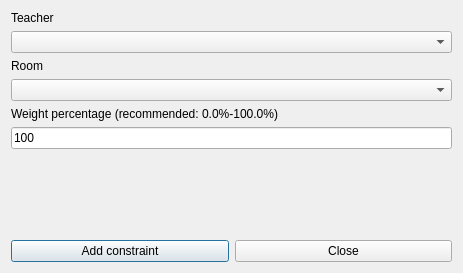
<?xml version="1.0" encoding="UTF-8"?>
<ui version="4.0">
 <class>AddConstraintTeacherHomeRoomForm_template</class>
 <widget class="QDialog" name="AddConstraintTeacherHomeRoomForm_template">
  <property name="geometry">
   <rect>
    <x>0</x>
    <y>0</y>
    <width>463</width>
    <height>273</height>
   </rect>
  </property>
  <property name="windowTitle">
   <string extracomment="This is the title of the dialog to add a new constraint of this type">Add teacher home room</string>
  </property>
  <layout class="QGridLayout">
   <item row="1" column="0">
    <layout class="QVBoxLayout">
     <item>
      <widget class="QLabel" name="roomsTextLabel">
       <property name="frameShape">
        <enum>QFrame::NoFrame</enum>
       </property>
       <property name="frameShadow">
        <enum>QFrame::Plain</enum>
       </property>
       <property name="text">
        <string>Room</string>
       </property>
       <property name="wordWrap">
        <bool>false</bool>
       </property>
       <property name="buddy">
        <cstring>roomsComboBox</cstring>
       </property>
      </widget>
     </item>
     <item>
      <widget class="QComboBox" name="roomsComboBox"/>
     </item>
    </layout>
   </item>
   <item row="2" column="0">
    <layout class="QVBoxLayout">
     <item>
      <widget class="QLabel" name="weightTextLabel">
       <property name="frameShape">
        <enum>QFrame::NoFrame</enum>
       </property>
       <property name="frameShadow">
        <enum>QFrame::Plain</enum>
       </property>
       <property name="text">
        <string>Weight percentage (recommended: 0.0%-100.0%)</string>
       </property>
       <property name="wordWrap">
        <bool>false</bool>
       </property>
      </widget>
     </item>
     <item>
      <widget class="QLineEdit" name="weightLineEdit">
       <property name="text">
        <string>100</string>
       </property>
      </widget>
     </item>
    </layout>
   </item>
   <item row="3" column="0">
    <spacer name="spacer1">
     <property name="orientation">
      <enum>Qt::Vertical</enum>
     </property>
     <property name="sizeType">
      <enum>QSizePolicy::Expanding</enum>
     </property>
     <property name="sizeHint" stdset="0">
      <size>
       <width>20</width>
       <height>40</height>
      </size>
     </property>
    </spacer>
   </item>
   <item row="4" column="0">
    <layout class="QHBoxLayout">
     <item>
      <widget class="QPushButton" name="addConstraintPushButton">
       <property name="text">
        <string>Add constraint</string>
       </property>
      </widget>
     </item>
     <item>
      <widget class="QPushButton" name="closePushButton">
       <property name="text">
        <string>Close</string>
       </property>
      </widget>
     </item>
    </layout>
   </item>
   <item row="0" column="0">
    <layout class="QVBoxLayout">
     <item>
      <widget class="QLabel" name="teachersTextLabel">
       <property name="text">
        <string>Teacher</string>
       </property>
       <property name="wordWrap">
        <bool>false</bool>
       </property>
      </widget>
     </item>
     <item>
      <widget class="QComboBox" name="teachersComboBox"/>
     </item>
    </layout>
   </item>
  </layout>
 </widget>
 <layoutdefault spacing="6" margin="11"/>
 <tabstops>
  <tabstop>teachersComboBox</tabstop>
  <tabstop>roomsComboBox</tabstop>
  <tabstop>weightLineEdit</tabstop>
  <tabstop>addConstraintPushButton</tabstop>
  <tabstop>closePushButton</tabstop>
 </tabstops>
 <resources/>
 <connections/>
</ui>
